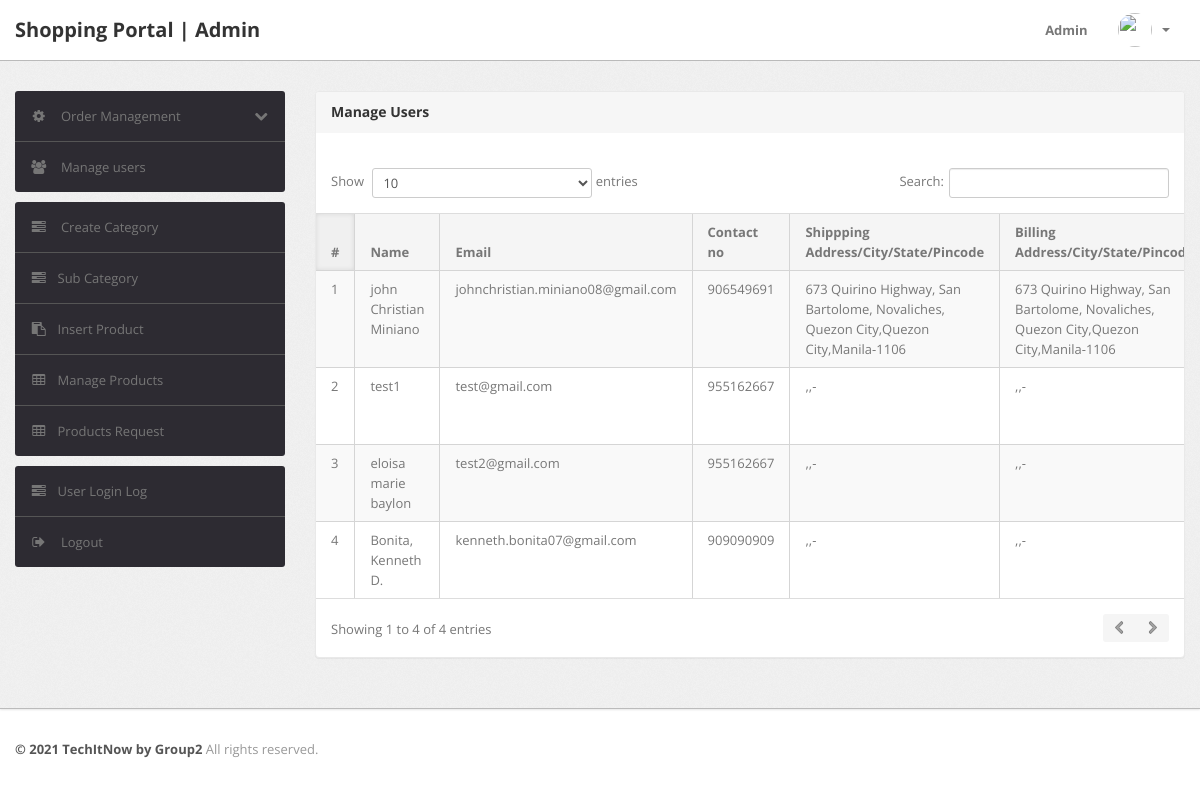
Before: /admin/manage-users.php (signed in) with the older database file.
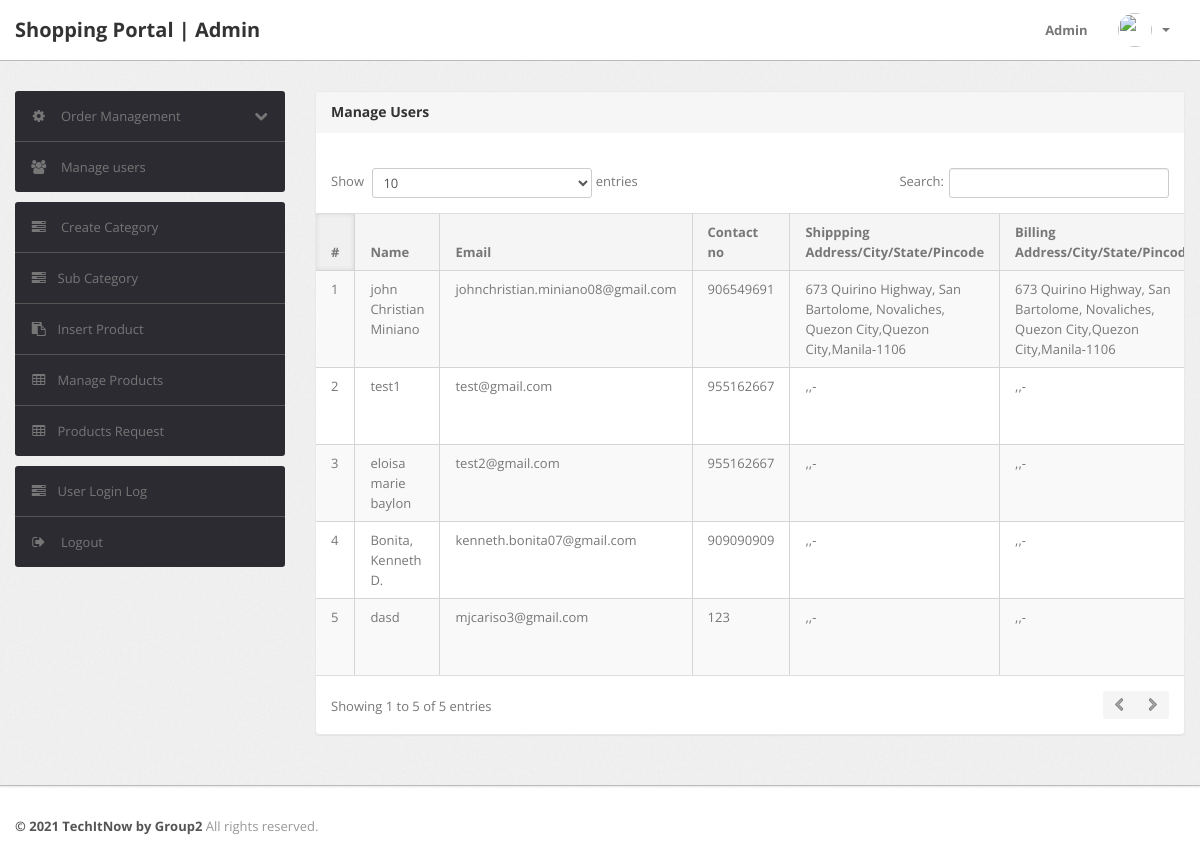
After: the same page with the newer database file.
### tables this page shows
CREATE TABLE `users` (
  `id` int(11) NOT NULL,
  `name` varchar(255) DEFAULT NULL,
  `email` varchar(255) DEFAULT NULL,
  `contactno` bigint(11) DEFAULT NULL,
  `password` varchar(255) DEFAULT NULL,
  `shippingAddress` longtext DEFAULT NULL,
  `shippingState` varchar(255) DEFAULT NULL,
  `shippingCity` varchar(255) DEFAULT NULL,
  `shippingPincode` int(11) DEFAULT NULL,
  `billingAddress` longtext DEFAULT NULL,
  `billingState` varchar(255) DEFAULT NULL,
  `billingCity` varchar(255) DEFAULT NULL,
  `billingPincode` int(11) DEFAULT NULL,
  `regDate` timestamp NOT NULL DEFAULT current_timestamp(),
  `updationDate` varchar(255) DEFAULT NULL
);

### admin/manage-users.php (the view, shortened to what this page needs)
<?php
include('include/config.php');
if(strlen($_SESSION['alogin'])==0)
	{
header('location:index.php');
}
else{
?>
<!DOCTYPE html>
<html lang="en">
<head>
	<link type="text/css" href="bootstrap/css/bootstrap.min.css" rel="stylesheet">
	<link type="text/css" href="bootstrap/css/bootstrap-responsive.min.css" rel="stylesheet">
	<link type="text/css" href="css/theme.css" rel="stylesheet">
	<link type="text/css" href="images/icons/css/font-awesome.css" rel="stylesheet">
</head>
<body>
<?php include('include/header.php');?>
	<div class="wrapper">
		<div class="container">
			<div class="row">
<?php include('include/sidebar.php');?>
			<div class="span9">
					<div class="content">
	<div class="module">
							<div class="module-head">
								<h3>Manage Users</h3>
							</div>
							<div class="module-body table">
									<br />
								<table cellpadding="0" cellspacing="0" border="0" class="datatable-1 table table-bordered table-striped	 display" width="100%">
									<thead>
										<tr>
											<th>#</th>
											<th> Name</th>
											<th>Email </th>
											<th>Contact no</th>
											<th>Shippping Address/City/State/Pincode </th>
											<th>Billing Address/City/State/Pincode </th>
										</tr>
									</thead>
									<tbody>
<?php $query=mysqli_query($con,"select * from users");
$cnt=1;
while($row=mysqli_fetch_array($query))
{
?>
										<tr>
											<td><?php echo htmlentities($cnt);?></td>
											<td><?php echo htmlentities($row['name']);?></td>
											<td><?php echo htmlentities($row['email']);?></td>
											<td> <?php echo htmlentities($row['contactno']);?></td>
											<td><?php echo htmlentities($row['shippingAddress'].",".$row['shippingCity'].",".$row['shippingState']."-".$row['shippingPincode']);?></td>
											<td><?php echo htmlentities($row['billingAddress'].",".$row['billingCity'].",".$row['billingState']."-".$row['billingPincode']);?></td>
										<?php $cnt=$cnt+1; } ?>
								</table>
							</div>
						</div>
					</div>
				</div>
			</div>
		</div>
	</div>
<?php include('include/footer.php');?>
</body>
<?php } ?>

Changed rows visible on the page:
added users: name "dasd", email "mjcariso3@gmail.com", contactno "123", shippingAddress+shippingCity+shippingState ",,-", billingAddress+billingCity+billingState ",,-"
Other visible differences:
text written by a page script: "Show entries Search: Showing 1 to 4 of 4 entries" → "Show entries Search: Showing 1 to 5 of 5 entries"
